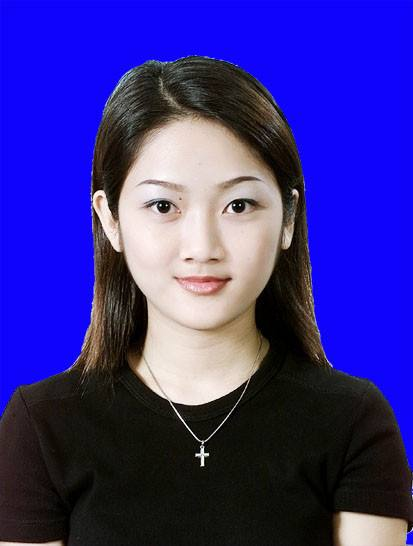
#> input picture data/images/toux.jpg, 413 x 546 px
$ python day112.py
#> lines starting #> are read from the running program, lines starting #| are printed output that depends on the picture; after the words box and inside, x2 and y2 are one past the last pixel; in counts of white or black regions, pixels touching at a corner belong together
'''
Author       : Bingqiang Zhou
Date         : 2021-09-01 17:23:45
LastEditors  : Bingqiang Zhou
LastEditTime : 2021-09-02 13:33:55
Description  : KMeans 图像分割 – 背景替换
    KMeans可以实现简单的证件照片的背景分割提取与替换，大致可以分为如下几步实现
        1. 读入图像建立KMenas样本
        2. 使用KMeans图像分割，指定指定分类数目
        3. 取左上角的label得到背景cluster index
        4. 生成mask区域，然后高斯模糊进行背景替换

    拓展资料：
        官方教程 Understanding K-Means Clustering：https://docs.opencv.org/4.5.3/de/d4d/tutorial_py_kmeans_understanding.html
        官方教程 K-Means Clustering in OpenCV：https://docs.opencv.org/4.5.3/d1/d5c/tutorial_py_kmeans_opencv.html
'''

import cv2 as cv
import numpy as np

# 1. 读入图像建立KMenas样本
img = cv.imread("../data/images/toux.jpg")
#> img is the input picture: shape (546, 413, 3); mean B, G, R 143.5, 46, 55.8
data = img.reshape((-1, 3)) # (h*w, 3)
data = np.float32(data) # kmeans输入的数据必须是float32类型
# print(data.shape)

# 2. 使用KMeans图像分割，指定指定分类数目
# kmeans 聚类，最多迭代10次，两次差值小于1则停止
retval, labels, centers = cv.kmeans(data, 4, None, (cv.TermCriteria_MAX_ITER + cv.TermCriteria_EPS, 10, 1), 2, cv.KMEANS_RANDOM_CENTERS)
#> retval = 150544533.2; centers = [[197.7, 206.7, 224], [251, 3.4, 15.33], [93.13, 106.2, 124], [15.18, 20.99, 24.49]]
# print(labels.shape, centers.shape)

# 3. 取左上角的label得到背景cluster index
labels = labels.reshape(img.shape[:2]) # (h, w)
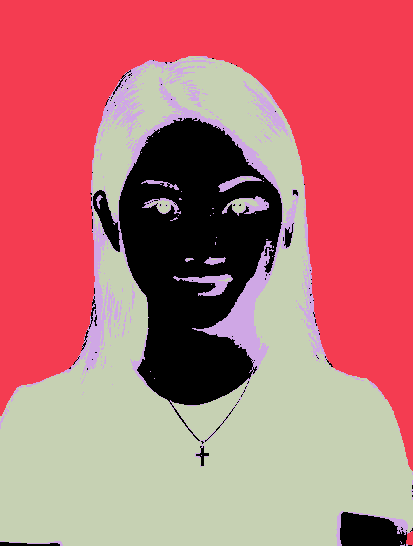
#> labels: shape (546, 413) int32; 4 distinct labels, from 0 to 3; one colour per label, 0 black
bg_cluster_index = labels[0][0] # 左上角的label
#> bg_cluster_index = 1

# 4. 生成背景区域mask区域，然后高斯模糊进行背景替换
mask = np.uint8(labels == bg_cluster_index) * 255
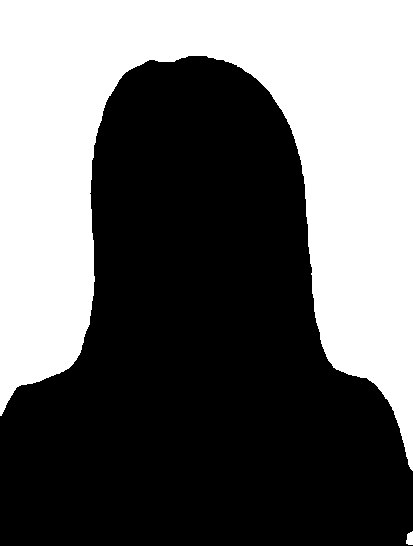
#> mask: shape (546, 413); 41.1% white; 2 white regions, box (x1, y1, x2, y2) and area: (0, 0, 413, 471) 92558, (406, 531, 413, 545) 78
# 膨胀操作，让背景边缘向外扩几个像素，便于后续用高斯模糊后的背景mask做权重来处理边缘，让背景替换更加自然
k = cv.getStructuringElement(cv.MORPH_RECT, (3, 3))
mask = cv.morphologyEx(mask, cv.MORPH_DILATE, k)
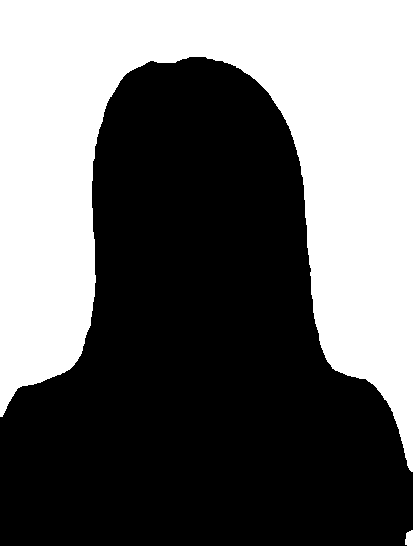
#> mask: shape (546, 413); 41.6% white; 2 white regions, box (x1, y1, x2, y2) and area: (0, 0, 413, 472) 93761, (405, 530, 413, 546) 108
# 对膨胀后的背景mask进行高斯模糊，作为背景替换的权重，让背景替换的边缘形成渐变，更加自然，而不是看上去是强行加上去的
mask = cv.GaussianBlur(mask, (5, 5), 0)

# 用新的背景颜色合成新的图片
w = (mask / 255.0)[:, :, None] # 大小(h, w, 1)为了与(h, w, 3)做广播
new_bg_color = np.random.randint(0, 256, (1, 1, 3)) # 随机产生颜色，大小(1, 1, 3)为了与(h, w, 3)做广播
img_without_bg = np.uint8(new_bg_color * w + (1.0 - w) * img) # 混合新的背景
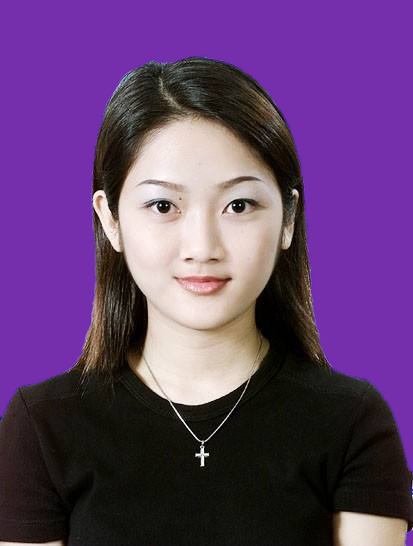
#> img_without_bg: shape (546, 413, 3); mean of channels 0, 1, 2 111.2, 63.7, 97.8; drawn as B, G, R

# 可视化
cv.imshow("mask", mask)
cv.imshow("img_without_bg", img_without_bg)
cv.waitKey(0)
cv.destroyAllWindows()

$ run again, with data/images/ce01.jpg copied over data/images/toux.jpg
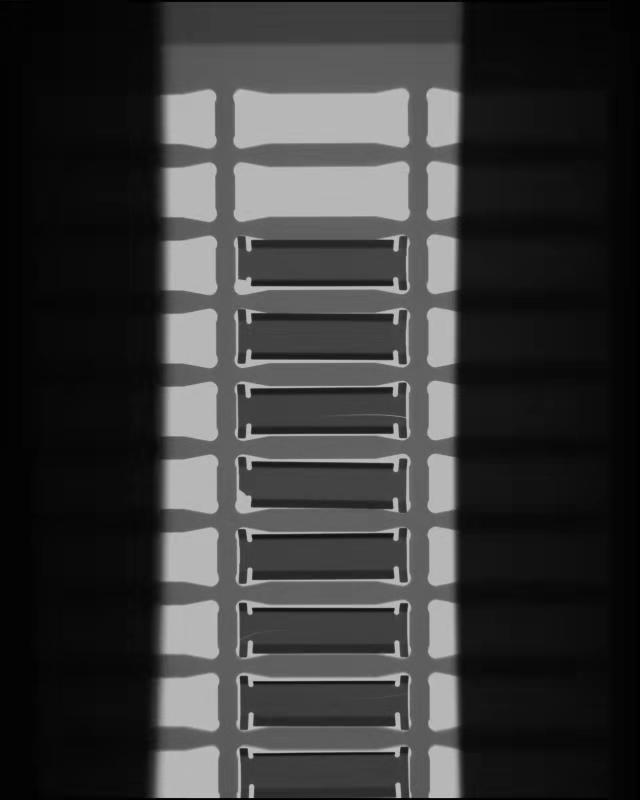
#> input picture data/images/ce01.jpg, 640 x 800 px
#> img is the input picture: shape (800, 640, 3); min 0, max 201, mean 56.3
#> retval = 91893971.4; centers = [[96.82, 96.82, 96.82], [179.5, 179.5, 179.5], [10.67, 10.67, 10.67], [59.91, 59.91, 59.91]]
#> `labels = labels.reshape(img.shape[:2])`:
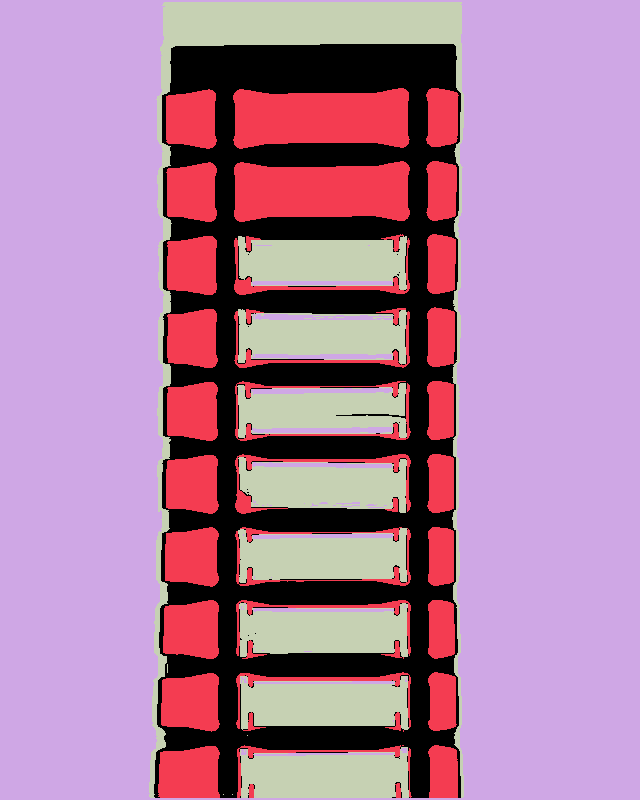
#> labels: shape (800, 640) int32; 4 distinct labels, from 0 to 3; one colour per label, 0 black
#> bg_cluster_index = 2
#> `img_without_bg = np.uint8(new_bg_color * w + (1.0 - w) * img)`:
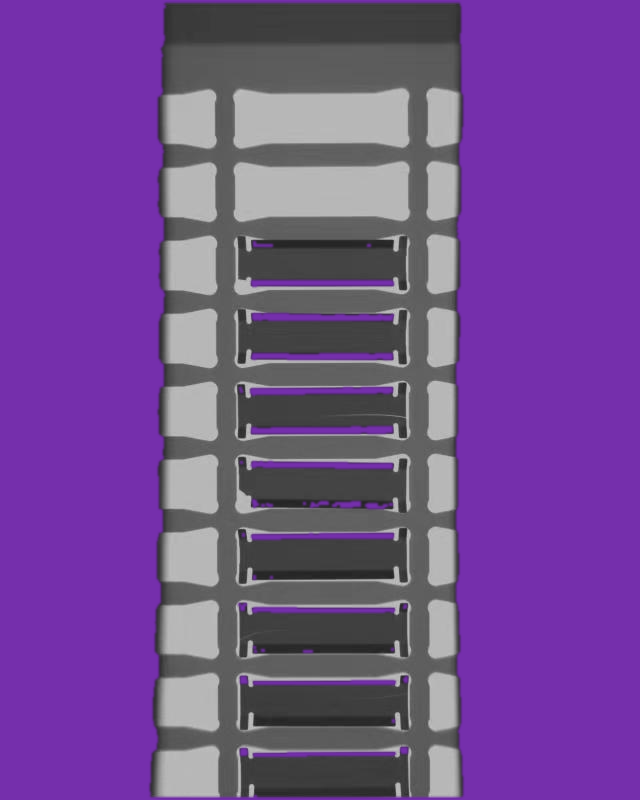
#> img_without_bg: shape (800, 640, 3); mean of channels 0, 1, 2 144.8, 75.7, 114.4; drawn as B, G, R

$ run again, with data/images/ce02.jpg copied over data/images/toux.jpg
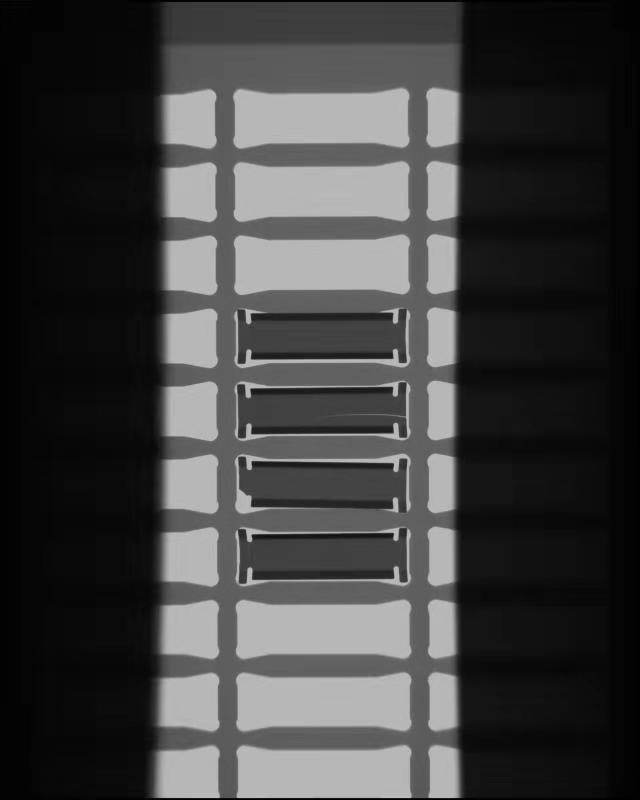
#> input picture data/images/ce02.jpg, 640 x 800 px
#> img is the input picture: shape (800, 640, 3); min 0, max 201, mean 63.9
#> retval = 83267596.2; centers = [[180.7, 180.7, 180.7], [60.44, 60.44, 60.44], [97.09, 97.09, 97.09], [10.72, 10.72, 10.72]]
#> `labels = labels.reshape(img.shape[:2])`:
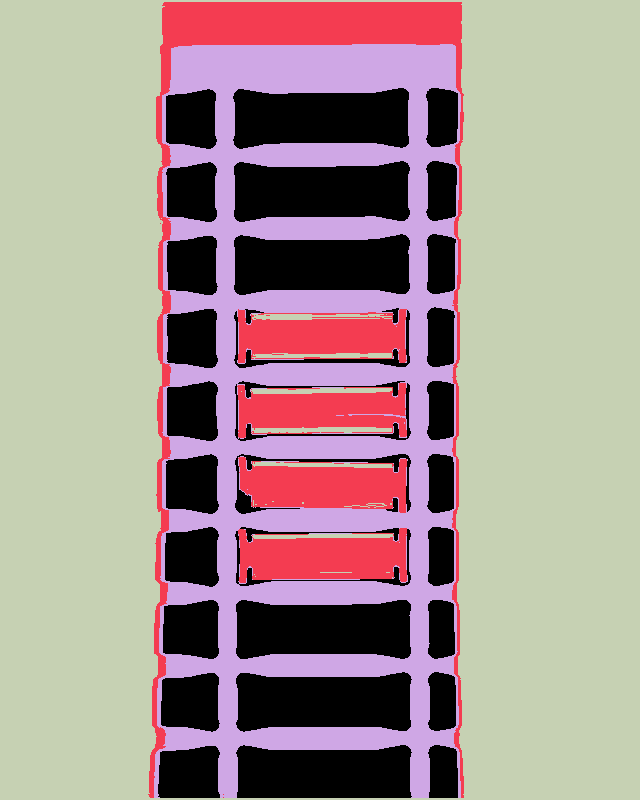
#> labels: shape (800, 640) int32; 4 distinct labels, from 0 to 3; one colour per label, 0 black
#> bg_cluster_index = 3
#> `img_without_bg = np.uint8(new_bg_color * w + (1.0 - w) * img)`:
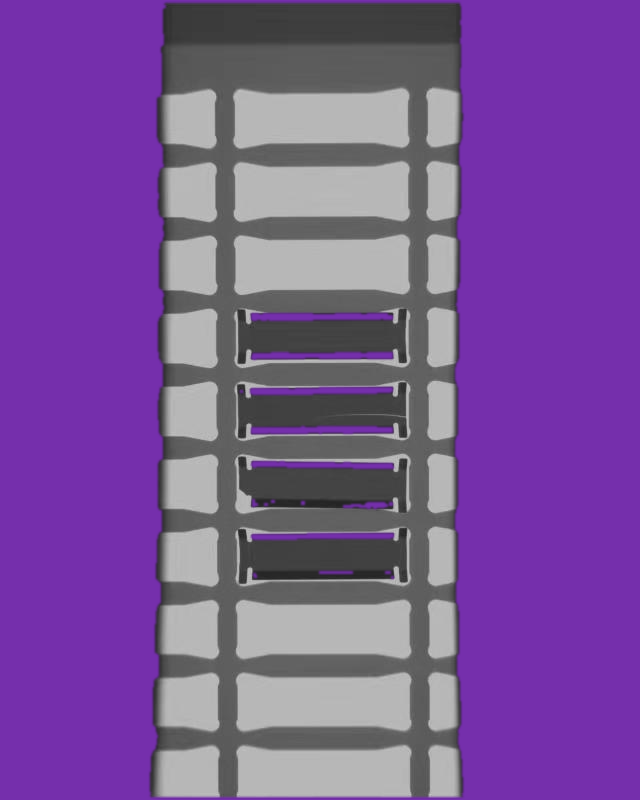
#> img_without_bg: shape (800, 640, 3); mean of channels 0, 1, 2 151.5, 83.2, 121.4; drawn as B, G, R
